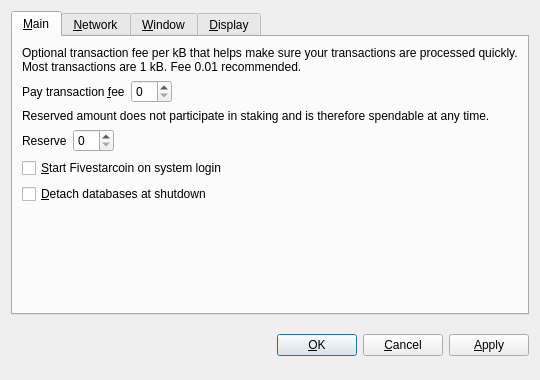
<?xml version="1.0" encoding="UTF-8"?>
<ui version="4.0">
 <class>OptionsDialog</class>
 <widget class="QDialog" name="OptionsDialog">
  <property name="geometry">
   <rect>
    <x>0</x>
    <y>0</y>
    <width>540</width>
    <height>380</height>
   </rect>
  </property>
  <property name="windowTitle">
   <string>Options</string>
  </property>
  <property name="modal">
   <bool>true</bool>
  </property>
  <layout class="QVBoxLayout" name="verticalLayout">
   <item>
    <widget class="QTabWidget" name="tabWidget">
     <property name="tabPosition">
      <enum>QTabWidget::North</enum>
     </property>
     <property name="currentIndex">
      <number>0</number>
     </property>
     <widget class="QWidget" name="tabMain">
      <attribute name="title">
       <string>&amp;Main</string>
      </attribute>
      <layout class="QVBoxLayout" name="verticalLayout_Main">
       <item>
        <widget class="QLabel" name="transactionFeeInfoLabel">
         <property name="text">
          <string>Optional transaction fee per kB that helps make sure your transactions are processed quickly. Most transactions are 1 kB. Fee 0.01 recommended.</string>
         </property>
         <property name="textFormat">
          <enum>Qt::PlainText</enum>
         </property>
         <property name="wordWrap">
          <bool>true</bool>
         </property>
        </widget>
       </item>
       <item>
        <layout class="QHBoxLayout" name="horizontalLayoutFee">
         <item>
          <widget class="QLabel" name="transactionFeeLabel">
           <property name="text">
            <string>Pay transaction &amp;fee</string>
           </property>
           <property name="textFormat">
            <enum>Qt::PlainText</enum>
           </property>
           <property name="buddy">
            <cstring>transactionFee</cstring>
           </property>
          </widget>
         </item>
         <item>
          <widget class="BitcoinAmountField" name="transactionFee"/>
         </item>
         <item>
          <spacer name="horizontalSpacerFee">
           <property name="orientation">
            <enum>Qt::Horizontal</enum>
           </property>
           <property name="sizeHint" stdset="0">
            <size>
             <width>40</width>
             <height>20</height>
            </size>
           </property>
          </spacer>
         </item>
        </layout>
       </item>
       <item>
        <widget class="QLabel" name="reserveBalanceInfoLabel">
         <property name="text">
          <string>Reserved amount does not participate in staking and is therefore spendable at any time.</string>
         </property>
         <property name="textFormat">
          <enum>Qt::PlainText</enum>
         </property>
         <property name="wordWrap">
          <bool>true</bool>
         </property>
        </widget>
       </item>
       <item>
        <layout class="QHBoxLayout" name="horizontalLayoutReserveBalance">
         <item>
          <widget class="QLabel" name="reserveBalanceLabel">
           <property name="text">
            <string>Reserve</string>
           </property>
           <property name="textFormat">
            <enum>Qt::PlainText</enum>
           </property>
           <property name="buddy">
            <cstring>reserveBalance</cstring>
           </property>
          </widget>
         </item>
         <item>
          <widget class="BitcoinAmountField" name="reserveBalance"/>
         </item>
         <item>
          <spacer name="horizontalSpacerReserveBalance">
           <property name="orientation">
            <enum>Qt::Horizontal</enum>
           </property>
           <property name="sizeHint" stdset="0">
            <size>
             <width>40</width>
             <height>20</height>
            </size>
           </property>
          </spacer>
         </item>
        </layout>
       </item>
       <item>
        <widget class="QCheckBox" name="bitcoinAtStartup">
         <property name="toolTip">
          <string>Automatically start Fivestarcoin after logging in to the system.</string>
         </property>
         <property name="text">
          <string>&amp;Start Fivestarcoin on system login</string>
         </property>
        </widget>
       </item>
       <item>
        <widget class="QCheckBox" name="detachDatabases">
         <property name="toolTip">
          <string>Detach block and address databases at shutdown. This means they can be moved to another data directory, but it slows down shutdown. The wallet is always detached.</string>
         </property>
         <property name="text">
          <string>&amp;Detach databases at shutdown</string>
         </property>
        </widget>
       </item>
       <item>
        <spacer name="verticalSpacer_Main">
         <property name="orientation">
          <enum>Qt::Vertical</enum>
         </property>
         <property name="sizeHint" stdset="0">
          <size>
           <width>20</width>
           <height>40</height>
          </size>
         </property>
        </spacer>
       </item>
      </layout>
     </widget>
     <widget class="QWidget" name="tabNetwork">
      <attribute name="title">
       <string>&amp;Network</string>
      </attribute>
      <layout class="QVBoxLayout" name="verticalLayout_Network">
       <item>
        <widget class="QCheckBox" name="mapPortUpnp">
         <property name="toolTip">
          <string>Automatically open the Fivestarcoin client port on the router. This only works when your router supports UPnP and it is enabled.</string>
         </property>
         <property name="text">
          <string>Map port using &amp;UPnP</string>
         </property>
        </widget>
       </item>
       <item>
        <widget class="QCheckBox" name="connectSocks">
         <property name="toolTip">
          <string>Connect to the Fivestarcoin network through a SOCKS proxy (e.g. when connecting through Tor).</string>
         </property>
         <property name="text">
          <string>&amp;Connect through SOCKS proxy:</string>
         </property>
        </widget>
       </item>
       <item>
        <layout class="QHBoxLayout" name="horizontalLayout_Network">
         <item>
          <widget class="QLabel" name="proxyIpLabel">
           <property name="text">
            <string>Proxy &amp;IP:</string>
           </property>
           <property name="textFormat">
            <enum>Qt::PlainText</enum>
           </property>
           <property name="buddy">
            <cstring>proxyIp</cstring>
           </property>
          </widget>
         </item>
         <item>
          <widget class="QValidatedLineEdit" name="proxyIp">
           <property name="maximumSize">
            <size>
             <width>140</width>
             <height>16777215</height>
            </size>
           </property>
           <property name="toolTip">
            <string>IP address of the proxy (e.g. 127.0.0.1)</string>
           </property>
          </widget>
         </item>
         <item>
          <widget class="QLabel" name="proxyPortLabel">
           <property name="text">
            <string>&amp;Port:</string>
           </property>
           <property name="textFormat">
            <enum>Qt::PlainText</enum>
           </property>
           <property name="buddy">
            <cstring>proxyPort</cstring>
           </property>
          </widget>
         </item>
         <item>
          <widget class="QLineEdit" name="proxyPort">
           <property name="maximumSize">
            <size>
             <width>55</width>
             <height>16777215</height>
            </size>
           </property>
           <property name="toolTip">
            <string>Port of the proxy (e.g. 9050)</string>
           </property>
          </widget>
         </item>
         <item>
          <widget class="QLabel" name="socksVersionLabel">
           <property name="text">
            <string>SOCKS &amp;Version:</string>
           </property>
           <property name="textFormat">
            <enum>Qt::PlainText</enum>
           </property>
           <property name="buddy">
            <cstring>socksVersion</cstring>
           </property>
          </widget>
         </item>
         <item>
          <widget class="QValueComboBox" name="socksVersion">
           <property name="toolTip">
            <string>SOCKS version of the proxy (e.g. 5)</string>
           </property>
          </widget>
         </item>
         <item>
          <spacer name="horizontalSpacer_Network">
           <property name="orientation">
            <enum>Qt::Horizontal</enum>
           </property>
           <property name="sizeHint" stdset="0">
            <size>
             <width>40</width>
             <height>20</height>
            </size>
           </property>
          </spacer>
         </item>
        </layout>
       </item>
       <item>
        <spacer name="verticalSpacer_Network">
         <property name="orientation">
          <enum>Qt::Vertical</enum>
         </property>
         <property name="sizeHint" stdset="0">
          <size>
           <width>20</width>
           <height>40</height>
          </size>
         </property>
        </spacer>
       </item>
      </layout>
     </widget>
     <widget class="QWidget" name="tabWindow">
      <attribute name="title">
       <string>&amp;Window</string>
      </attribute>
      <layout class="QVBoxLayout" name="verticalLayout_Window">
       <item>
        <widget class="QCheckBox" name="minimizeToTray">
         <property name="toolTip">
          <string>Show only a tray icon after minimizing the window.</string>
         </property>
         <property name="text">
          <string>&amp;Minimize to the tray instead of the taskbar</string>
         </property>
        </widget>
       </item>
       <item>
        <widget class="QCheckBox" name="minimizeOnClose">
         <property name="toolTip">
          <string>Minimize instead of exit the application when the window is closed. When this option is enabled, the application will be closed only after selecting Quit in the menu.</string>
         </property>
         <property name="text">
          <string>M&amp;inimize on close</string>
         </property>
        </widget>
       </item>
       <item>
        <spacer name="verticalSpacer_Window">
         <property name="orientation">
          <enum>Qt::Vertical</enum>
         </property>
         <property name="sizeHint" stdset="0">
          <size>
           <width>20</width>
           <height>40</height>
          </size>
         </property>
        </spacer>
       </item>
      </layout>
     </widget>
     <widget class="QWidget" name="tabDisplay">
      <attribute name="title">
       <string>&amp;Display</string>
      </attribute>
      <layout class="QVBoxLayout" name="verticalLayout_Display">
       <item>
        <layout class="QHBoxLayout" name="horizontalLayout_1_Display">
         <item>
          <widget class="QLabel" name="langLabel">
           <property name="text">
            <string>User Interface &amp;language:</string>
           </property>
           <property name="textFormat">
            <enum>Qt::PlainText</enum>
           </property>
           <property name="buddy">
            <cstring>lang</cstring>
           </property>
          </widget>
         </item>
         <item>
          <widget class="QValueComboBox" name="lang">
           <property name="toolTip">
            <string>The user interface language can be set here. This setting will take effect after restarting Fivestarcoin.</string>
           </property>
          </widget>
         </item>
        </layout>
       </item>
       <item>
        <layout class="QHBoxLayout" name="horizontalLayout_2_Display">
         <item>
          <widget class="QLabel" name="unitLabel">
           <property name="text">
            <string>&amp;Unit to show amounts in:</string>
           </property>
           <property name="textFormat">
            <enum>Qt::PlainText</enum>
           </property>
           <property name="buddy">
            <cstring>unit</cstring>
           </property>
          </widget>
         </item>
         <item>
          <widget class="QValueComboBox" name="unit">
           <property name="toolTip">
            <string>Choose the default subdivision unit to show in the interface and when sending coins.</string>
           </property>
          </widget>
         </item>
        </layout>
       </item>
       <item>
        <widget class="QCheckBox" name="displayAddresses">
         <property name="toolTip">
          <string>Whether to show Fivestarcoin addresses in the transaction list or not.</string>
         </property>
         <property name="text">
          <string>&amp;Display addresses in transaction list</string>
         </property>
        </widget>
       </item>
       <item>
        <widget class="QCheckBox" name="coinControlFeatures">
         <property name="toolTip">
          <string>Whether to show coin control features or not.</string>
         </property>
         <property name="text">
          <string>Display coin &amp;control features (experts only!)</string>
         </property>
        </widget>
       </item>
       <item>
        <spacer name="verticalSpacer_Display">
         <property name="orientation">
          <enum>Qt::Vertical</enum>
         </property>
         <property name="sizeHint" stdset="0">
          <size>
           <width>20</width>
           <height>40</height>
          </size>
         </property>
        </spacer>
       </item>
      </layout>
     </widget>
    </widget>
   </item>
   <item>
    <layout class="QHBoxLayout" name="horizontalLayout_Buttons">
     <item>
      <spacer name="horizontalSpacer_1">
       <property name="orientation">
        <enum>Qt::Horizontal</enum>
       </property>
       <property name="sizeHint" stdset="0">
        <size>
         <width>40</width>
         <height>48</height>
        </size>
       </property>
      </spacer>
     </item>
     <item>
      <widget class="QLabel" name="statusLabel">
       <property name="font">
        <font>
         <weight>75</weight>
         <bold>true</bold>
        </font>
       </property>
       <property name="text">
        <string/>
       </property>
       <property name="textFormat">
        <enum>Qt::PlainText</enum>
       </property>
       <property name="wordWrap">
        <bool>true</bool>
       </property>
      </widget>
     </item>
     <item>
      <spacer name="horizontalSpacer_2">
       <property name="orientation">
        <enum>Qt::Horizontal</enum>
       </property>
       <property name="sizeHint" stdset="0">
        <size>
         <width>40</width>
         <height>48</height>
        </size>
       </property>
      </spacer>
     </item>
     <item>
      <widget class="QPushButton" name="okButton">
       <property name="text">
        <string>&amp;OK</string>
       </property>
      </widget>
     </item>
     <item>
      <widget class="QPushButton" name="cancelButton">
       <property name="text">
        <string>&amp;Cancel</string>
       </property>
       <property name="autoDefault">
        <bool>false</bool>
       </property>
      </widget>
     </item>
     <item>
      <widget class="QPushButton" name="applyButton">
       <property name="text">
        <string>&amp;Apply</string>
       </property>
       <property name="autoDefault">
        <bool>false</bool>
       </property>
      </widget>
     </item>
    </layout>
   </item>
  </layout>
 </widget>
 <customwidgets>
  <customwidget>
   <class>BitcoinAmountField</class>
   <extends>QSpinBox</extends>
   <header>bitcoinamountfield.h</header>
  </customwidget>
  <customwidget>
   <class>QValueComboBox</class>
   <extends>QComboBox</extends>
   <header>qvaluecombobox.h</header>
  </customwidget>
  <customwidget>
   <class>QValidatedLineEdit</class>
   <extends>QLineEdit</extends>
   <header>qvalidatedlineedit.h</header>
  </customwidget>
 </customwidgets>
 <resources/>
 <connections/>
</ui>
